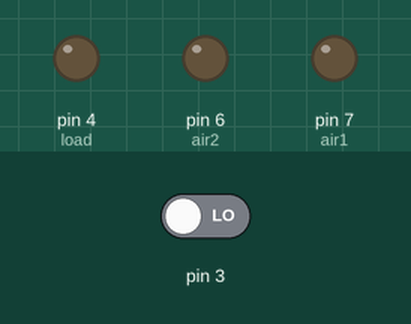
Recording of a sketch running on a simulated Arduino Uno, built with avr-gcc and run on an emulated ATmega328P. On the bench: output pins drawn as LEDs (lit = HIGH). Inputs (shaded band) come from the test bench; at power-on: pin 3 LOW.

Above: at 1.2 s.
1.3 s: pin 3 driven HIGH
At 1.9 s:
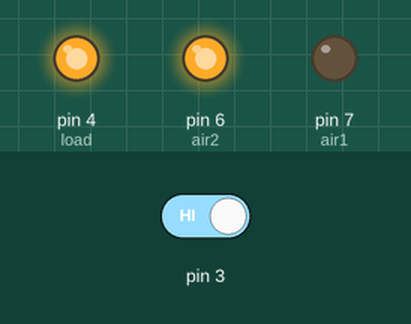
At 11.9 s:
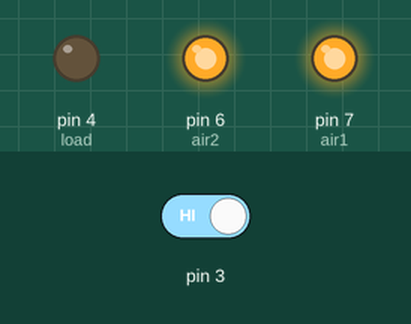
Timing chart, 0 to 12.8 s (numbered marks = the images above; inputs shaded):
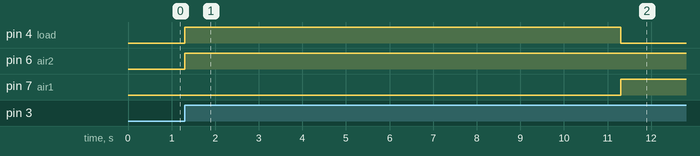

The sketch:

PRECHARGE.ino
```cpp
const int air1=7;
const int air2=6;
const int load=4;
int  flag=0;
void setup() {

  pinMode(7,OUTPUT);
  pinMode(6,OUTPUT);
  pinMode(4,OUTPUT);
  pinMode(3,INPUT);
}

void loop() {


int val=digitalRead(3);
start:if(flag<1)
{
if(val==HIGH)
{

  digitalWrite(air2,HIGH);
  digitalWrite(air1,LOW);
  digitalWrite(load,HIGH);
  delay(10000);
  digitalWrite(load,LOW);
  digitalWrite(air1,HIGH);
 flag=flag+1;
 goto start;


}

}}
```

Measured:
- after the input at 1.3 s, pin 4 (load): LOW → HIGH at once, → LOW 10.0 s later; pin 6 (air2): LOW → HIGH at once; pin 7 (air1): LOW → HIGH after 10.0 s
